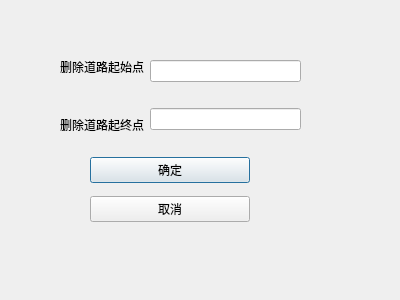
<?xml version="1.0" encoding="UTF-8"?>
<ui version="4.0">
 <class>deletroad</class>
 <widget class="QDialog" name="deletroad">
  <property name="geometry">
   <rect>
    <x>0</x>
    <y>0</y>
    <width>400</width>
    <height>300</height>
   </rect>
  </property>
  <property name="windowTitle">
   <string>Dialog</string>
  </property>
  <widget class="QWidget" name="horizontalLayoutWidget">
   <property name="geometry">
    <rect>
     <x>60</x>
     <y>40</y>
     <width>241</width>
     <height>111</height>
    </rect>
   </property>
   <layout class="QHBoxLayout" name="horizontalLayout">
    <item>
     <layout class="QVBoxLayout" name="verticalLayout">
      <item>
       <widget class="QLabel" name="label">
        <property name="text">
         <string>删除道路起始点</string>
        </property>
       </widget>
      </item>
      <item>
       <widget class="QLabel" name="label_2">
        <property name="text">
         <string>删除道路起终点</string>
        </property>
       </widget>
      </item>
     </layout>
    </item>
    <item>
     <layout class="QVBoxLayout" name="verticalLayout_2">
      <item>
       <widget class="QLineEdit" name="start"/>
      </item>
      <item>
       <widget class="QLineEdit" name="final_2"/>
      </item>
     </layout>
    </item>
   </layout>
  </widget>
  <widget class="QWidget" name="verticalLayoutWidget_3">
   <property name="geometry">
    <rect>
     <x>90</x>
     <y>150</y>
     <width>160</width>
     <height>80</height>
    </rect>
   </property>
   <layout class="QVBoxLayout" name="verticalLayout_3">
    <item>
     <widget class="QPushButton" name="pushButton">
      <property name="text">
       <string>确定</string>
      </property>
     </widget>
    </item>
    <item>
     <widget class="QPushButton" name="pushButton_2">
      <property name="text">
       <string>取消</string>
      </property>
     </widget>
    </item>
   </layout>
  </widget>
 </widget>
 <resources/>
 <connections/>
</ui>
